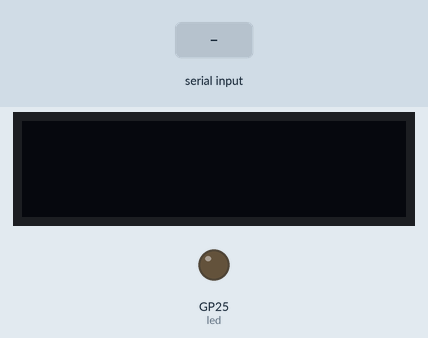
Bench run of a program on a simulated Raspberry Pi Pico running MicroPython. Shown: 128×32 one-colour display, output pins drawn as LEDs (lit = HIGH). The test bench sets the inputs (shaded band).

Above: at 1.2 s.
1.3 s: "1" received over the second serial link
At 1.8 s:
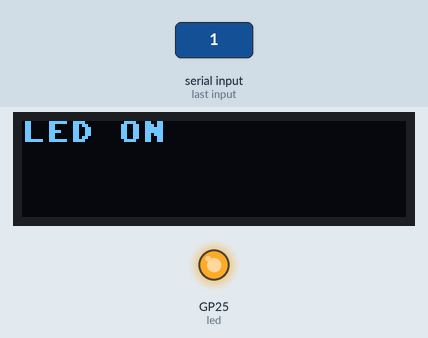
2.8 s: "0" received over the second serial link
At 4.2 s:
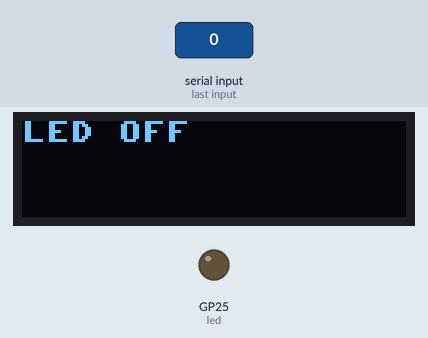
Timing chart, 0 to 5.8 s (numbered marks = the images above; inputs shaded):
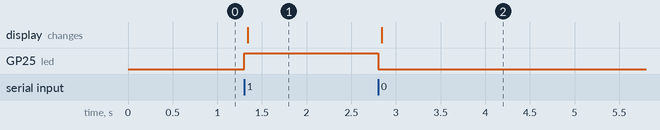

Measured:
- after the input at 1.3 s, GP25 (led): LOW → HIGH at once; the display: changes at once (image 1)
- after the input at 2.8 s, GP25 (led): HIGH → LOW at once; the display: changes at once (image 2)

The program:

LED_LabView-RP2040.py
```python
import machine
import ssd1306
import time


# Set up the OLED display
i2c = machine.I2C(1, sda=machine.Pin(14), scl=machine.Pin(15))
oled = ssd1306.SSD1306_I2C(128, 32, i2c)

# Set up the UART communication
uart= machine.UART(0, baudrate=115200, rx=machine.Pin(1), tx=machine.Pin(0))

# Set up the LED pin
led = machine.Pin(25, machine.Pin.OUT)

# Function to turn the LED on
def led_on():
    led.value(1)
    oled.fill(0)
    oled.text("LED ON", 0, 0)
    oled.show()

# Function to turn the LED off
def led_off():
    led.value(0)
    oled.fill(0)
    oled.text("LED OFF", 0, 0)
    oled.show()

# Main loop
while True:
    if uart.any():
        data = uart.read()
        if data == b'1':
            led_on()
        elif data == b'0':
            led_off()
```
